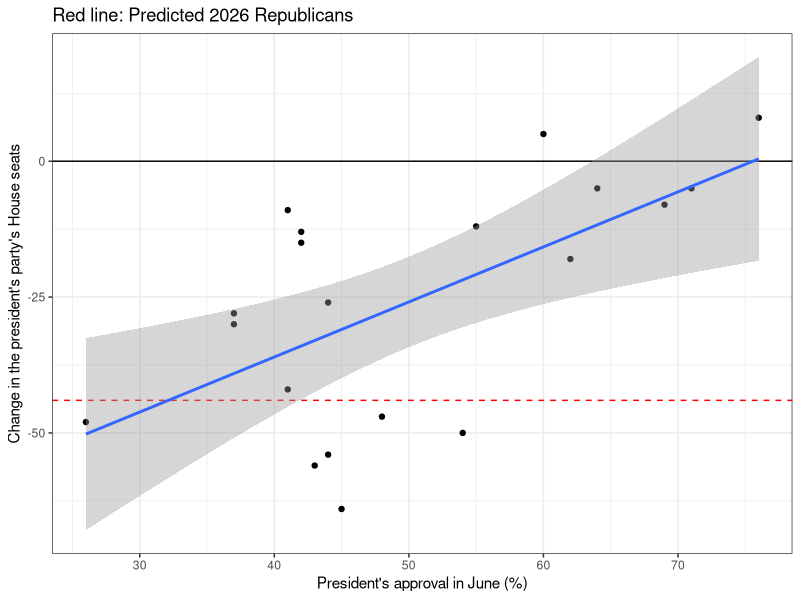
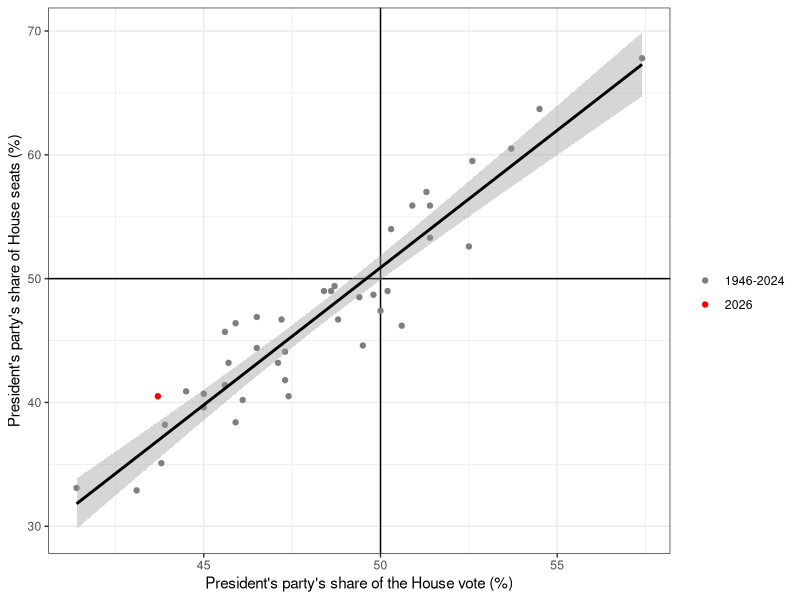
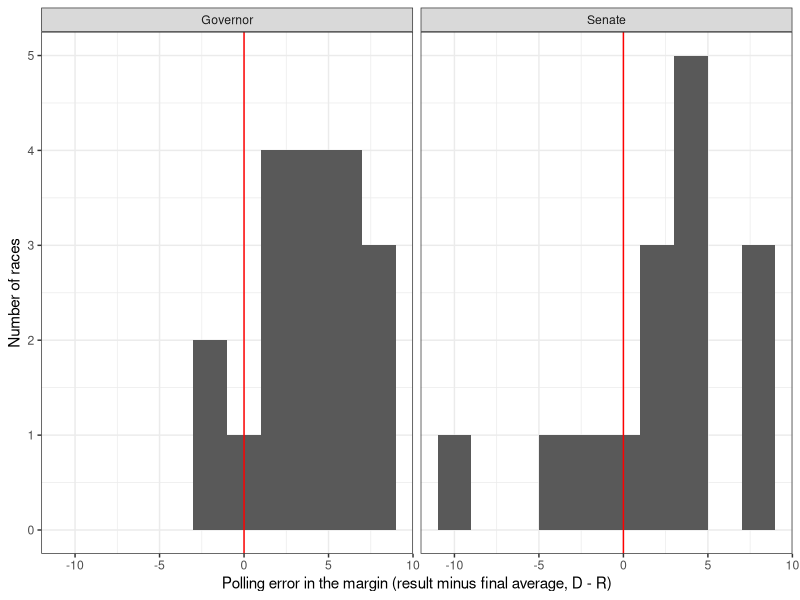
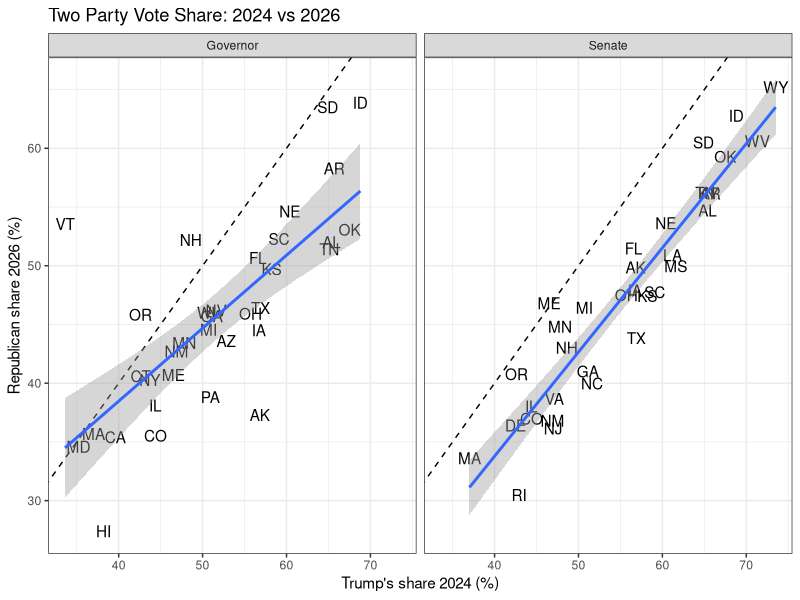
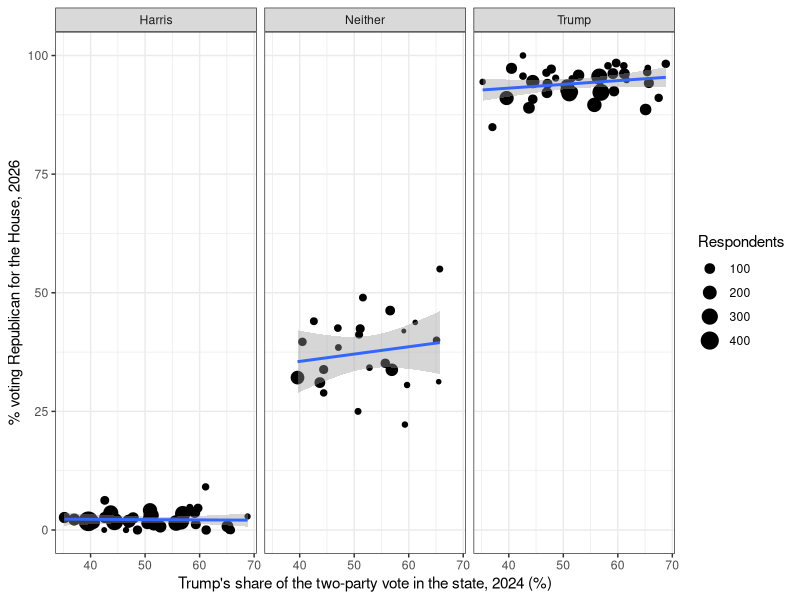
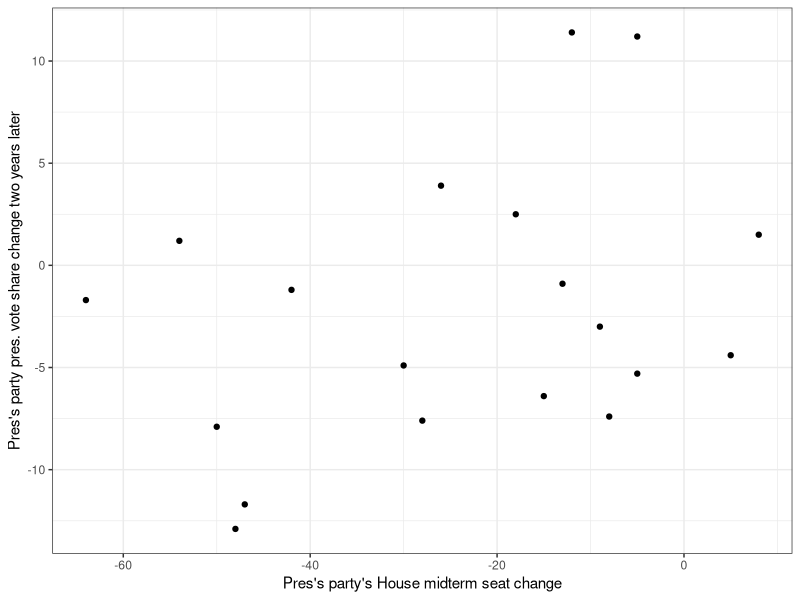

Generate these figures, in order, with R:
## ---- chunk 1
knitr::opts_chunk$set(eval = FALSE, echo = TRUE, message = FALSE, warning = FALSE)
## ---- chunk 2
library(tidyverse)
## ---- chunk 3
approvalvote = read.csv("approvalvote2026.csv")

glimpse(approvalvote)
## ---- chunk 4
midterms = approvalvote |>
  filter(Election == "Midterm")

midterm.reg = lm(HouseSeatChange ~ JuneApproval, data = midterms)
## ---- chunk 5
220 + predict(midterm.reg, newdata = tibble(JuneApproval = c(35.6, 41.0)))
## ---- chunk 6
midterms |>
  ggplot(aes(x = JuneApproval, y = HouseSeatChange)) +
  geom_hline(yintercept = 0) +
  geom_hline(yintercept = -44, color = "red", linetype = "dashed") +
  geom_point() +
  geom_smooth(method = "lm") +
  labs(
    x = "President's approval in June (%)",
    y = "Change in the president's party's House seats",
    title = "Red line: Predicted 2026 Republicans"
  ) +
  theme_bw()
## ---- chunk 7
before = approvalvote |>
  filter(Year < 2026)

seats.reg = lm(HouseSeatShare ~ HouseVoteShare, data = before)

recent = before |>
  filter(Year >= 1996)

seats.reg.recent = lm(HouseSeatShare ~ HouseVoteShare, data = recent)

435 * predict(seats.reg, newdata = tibble(HouseVoteShare = c(41, 46.9, 43.7))) / 100

435 * predict(seats.reg.recent, newdata = tibble(HouseVoteShare = c(41, 46.9, 43.7))) / 100
## ---- chunk 8
approvalvote |>
  ggplot(aes(x = HouseVoteShare, y = HouseSeatShare, color = Year == 2026)) +
  geom_hline(yintercept = 50) +
  geom_vline(xintercept = 50) +
  geom_point() +
  geom_smooth(data = before, method = "lm", color = "black") +
  scale_color_manual(values = c("grey50", "red"), labels = c("1946-2024", "2026")) +
  labs(
    x = "President's party's share of the House vote (%)",
    y = "President's party's share of House seats (%)",
    color = ""
  ) +
  theme_bw()
## ---- chunk 9
races = read.csv("statepolls2026.csv")

glimpse(races)

races |>
  count(office)
## ---- chunk 10
races |>
  filter(is.na(poll_margin))
## ---- chunk 11
races = races |>
  filter(three_way == FALSE)
## ---- chunk 12
races = races |>
  mutate(
    dem_error = result_dem - poll_dem,
    rep_error = result_rep - poll_rep,
    margin_error = result_margin - poll_margin
  )
## ---- chunk 13
races |>
  group_by(office) |>
  summarize(
    N = sum(!is.na(margin_error)),
    AvgDemError = mean(dem_error, na.rm = TRUE),
    AvgRepError = mean(rep_error, na.rm = TRUE),
    AvgMarginError = mean(margin_error, na.rm = TRUE)
  )
## ---- chunk 14
races |>
  ggplot(aes(x = margin_error)) +
  geom_histogram(binwidth = 2) +
  geom_vline(xintercept = 0, color = "red") +
  facet_wrap(~ office) +
  labs(
    x = "Polling error in the margin (result minus final average, D - R)",
    y = "Number of races"
  ) +
  theme_bw()
## ---- chunk 15
races = read.csv("statepolls2026.csv") |>
  filter(three_way == FALSE) |>
  mutate(
    rep26 = 100 * result_rep / (result_dem + result_rep),
    kept = rep26 / trump24
  )
## ---- chunk 16
races |>
  ggplot(aes(x = trump24, y = rep26)) +
  geom_abline(intercept = 0, slope = 1, linetype = "dashed") +
  geom_text(aes(label = state)) +
  geom_smooth(method = "lm") +
  facet_wrap(~ office) +
  labs(
    x = "Trump's share 2024 (%)",
    y = "Republican share 2026 (%)",
    title = "Two Party Vote Share: 2024 vs 2026"
  ) +
  theme_bw()
## ---- chunk 17
races |>
  group_by(office) |>
  summarize(
    Correlation = cor(trump24, rep26),
    AvgKept = mean(kept),
    MinKept = min(kept),
    MaxKept = max(kept)
  )
## ---- chunk 18
poll = read.csv("midterm2026_poll_clean.csv")
## ---- chunk 19
poll = poll |>
  mutate(vote24 = case_when(
    vote2024 == "Trump" ~ "Trump",
    vote2024 == "Harris" ~ "Harris",
    TRUE ~ "Neither"
  ))

poll |>
  group_by(vote24) |>
  summarize(
    N = n(),
    PctRep = 100 * mean(generic_ballot == "Republican")
  )
## ---- chunk 20
trump2024 = read.csv("trump2024_bystate.csv")

bystate = poll |>
  group_by(vote24, state) |>
  summarize(
    N = n(),
    PctRep = 100 * mean(generic_ballot == "Republican")
  ) |>
  filter(N >= 30) |>
  left_join(trump2024, by = "state")
## ---- chunk 21
bystate |>
  ggplot(aes(x = trump24, y = PctRep)) +
  geom_point(aes(size = N)) +
  geom_smooth(method = "lm") +
  facet_wrap(~ vote24) +
  labs(
    x = "Trump's share of the two-party vote in the state, 2024 (%)",
    y = "% voting Republican for the House, 2026",
    size = "Respondents"
  ) +
  theme_bw()
## ---- chunk 22
midterm_pres = read.csv("midterm_pres2026.csv")

midterm_pres
## ---- chunk 23
cor(midterm_pres$HouseSeatChange, midterm_pres$PresVoteChange)

cor(midterm_pres$HouseSeatChange, midterm_pres$PresVoteChange,
    use = "complete.obs")
## ---- chunk 24
midterm_pres |>
  ggplot(aes(x = HouseSeatChange, y = PresVoteChange)) +
  geom_point() +
  labs(
    x = "Pres's party's House midterm seat change",
    y = "Pres's party pres. vote share change two years later"
  ) +
  theme_bw()
## ---- chunk 25
pres.reg = lm(PresVoteChange ~ HouseSeatChange, data = midterm_pres)

pres.reg
## ---- chunk 26
predict(pres.reg, newdata = tibble(HouseSeatChange = -44))

50.7 + predict(pres.reg, newdata = tibble(HouseSeatChange = -44))
## ---- chunk 27
recent_pres = midterm_pres |>
  filter(Year >= 1996)

cor(recent_pres$HouseSeatChange, recent_pres$PresVoteChange,
    use = "complete.obs")

pres.reg.recent = lm(PresVoteChange ~ HouseSeatChange, data = recent_pres)

pres.reg.recent

50.7 + predict(pres.reg.recent, newdata = tibble(HouseSeatChange = -44))
